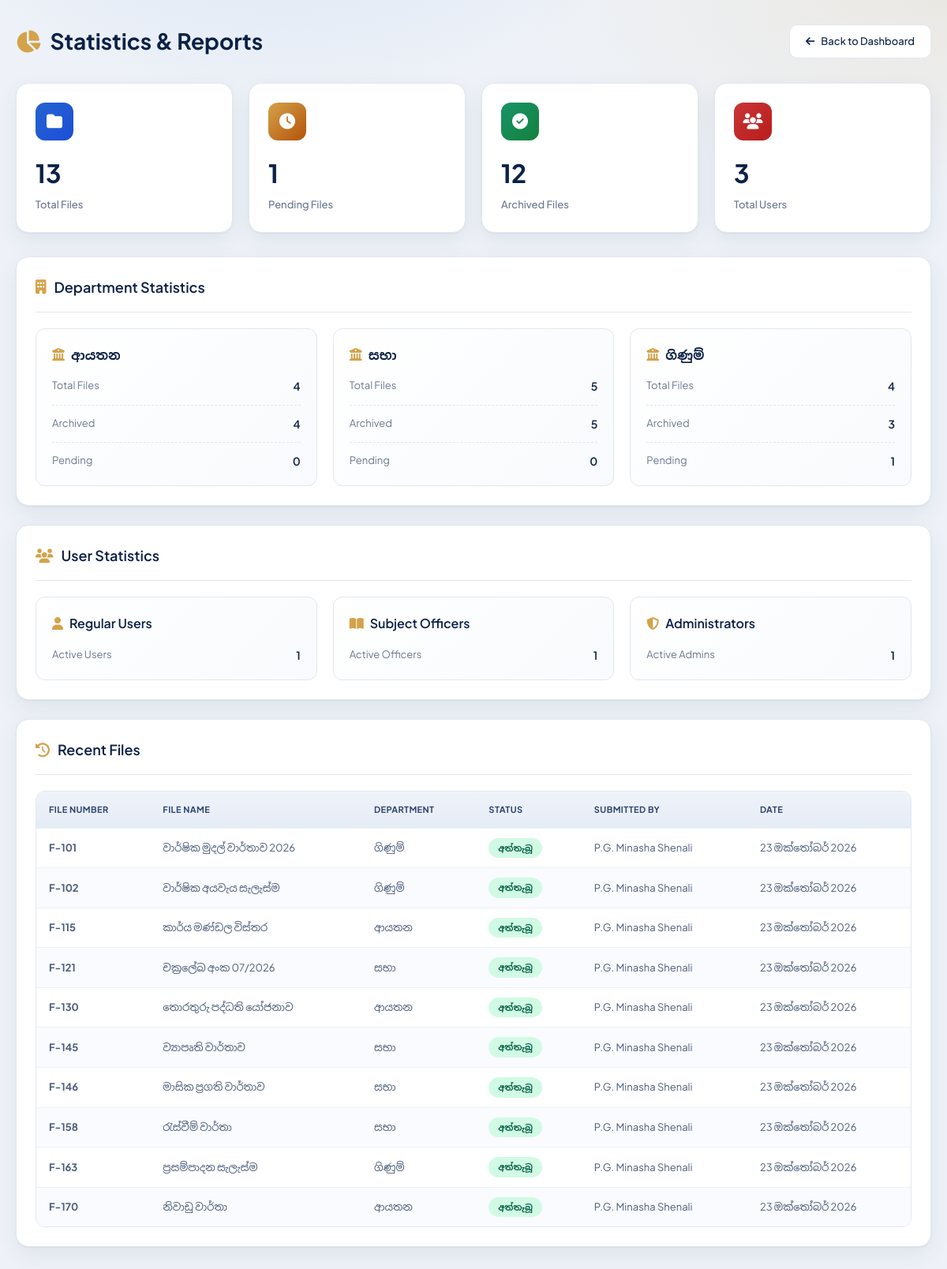
The app's page /statistics.php (signed in) with its own data.
### tables this page shows
CREATE TABLE archive_files (
    id             INT AUTO_INCREMENT PRIMARY KEY,
    submitted_by   INT NOT NULL,
    submit_date    DATE NOT NULL,
    subject_number VARCHAR(40)  NOT NULL,
    subject_no     VARCHAR(40)  NOT NULL,
    department     ENUM('ආයතන','සභා','ගිණුම්') NOT NULL,
    file_number    VARCHAR(60)  NOT NULL,
    file_no        VARCHAR(60)  NOT NULL,
    file_name      VARCHAR(255) NOT NULL,
    start_date     DATE NOT NULL,
    end_date       DATE NOT NULL,
    page_count     INT NOT NULL,
    pages          INT NOT NULL,
    right_side     INT NULL,
    left_side      INT NULL,
    archive_number VARCHAR(60) NULL UNIQUE,
    archive_no     VARCHAR(60) NULL UNIQUE,
    rack_no        VARCHAR(60) NULL,
    status         ENUM('pending','archived','rejected','waiting_approval','active','deleted') NOT NULL DEFAULT 'pending',
    reviewed_by    INT NULL,
    reviewed_at    DATETIME NULL,
    sent_by        INT NULL,
    sent_date      DATETIME NULL,
    approved_by    INT NULL,
    approved_at    DATETIME NULL,
    rejected_at    DATETIME NULL,
    reject_reason  TEXT NULL,
    deleted_at     DATETIME NULL,
    deleted_by     INT NULL,
    delete_reason  TEXT NULL,
    file_path      VARCHAR(500) NULL,
    created_at     TIMESTAMP DEFAULT CURRENT_TIMESTAMP,
    INDEX (department), INDEX (subject_number), INDEX (subject_no), INDEX (status),
    INDEX (archive_number), INDEX (archive_no), INDEX (file_number), INDEX (file_no),
    FOREIGN KEY (submitted_by) REFERENCES users(id),
    FOREIGN KEY (reviewed_by)  REFERENCES users(id),
    FOREIGN KEY (sent_by)      REFERENCES users(id),
    FOREIGN KEY (approved_by)  REFERENCES users(id),
    FOREIGN KEY (deleted_by)   REFERENCES users(id)
);

CREATE TABLE users (
    id             INT AUTO_INCREMENT PRIMARY KEY,
    full_name      VARCHAR(150) NOT NULL,
    name           VARCHAR(150) NULL,
    nic            VARCHAR(15)  NOT NULL UNIQUE,
    email          VARCHAR(150) NOT NULL UNIQUE,
    designation    VARCHAR(120) NOT NULL,
    subject_number VARCHAR(40)  NOT NULL,
    role           ENUM('user','admin','subject') NOT NULL DEFAULT 'user',
    department     ENUM('ආයතන','සභා','ගිණුම්') NOT NULL,
    username       VARCHAR(60)  NOT NULL UNIQUE,
    password_hash  VARCHAR(255) NOT NULL,
    status         ENUM('pending','active','disabled','deleted') NOT NULL DEFAULT 'pending',
    created_at     TIMESTAMP DEFAULT CURRENT_TIMESTAMP,
    deleted_at     DATETIME NULL,
    INDEX (role), INDEX (status), INDEX (department)
);

### config.php (called while the page is built, shortened)
<?php
require_once __DIR__ . '/functions.php';
function e($s) { return htmlspecialchars((string)$s, ENT_QUOTES, 'UTF-8'); }
function require_login(PDO $pdo): array {
    $st = $pdo->prepare('SELECT * FROM users WHERE id = ? AND status = "active"');
    $st->execute([$_SESSION['user_id']]);
    $u = $st->fetch();
    return $u;
}

### functions.php (called while the page is built, shortened)
<?php
require_once __DIR__ . '/config.php';
function get_department_statistics(PDO $pdo, string $department): array {
    $stats = [];
    $stmt = $pdo->prepare("SELECT COUNT(*) FROM archive_files WHERE department = ?");
    $stmt->execute([$department]);
    $stats['total_files'] = $stmt->fetchColumn();
    $stmt = $pdo->prepare("SELECT COUNT(*) FROM archive_files WHERE department = ? AND status = 'archived'");
    $stmt->execute([$department]);
    $stats['archived_files'] = $stmt->fetchColumn();
    $stmt = $pdo->prepare("SELECT COUNT(*) FROM archive_files WHERE department = ? AND status = 'pending'");
    $stmt->execute([$department]);
    $stats['pending_files'] = $stmt->fetchColumn();
    return $stats;
}
function format_sinhala_date(string $date): string {
    $timestamp = strtotime($date);
    $months = [
        1 => 'ජනවාරි', 2 => 'පෙබරවාරි', 3 => 'මාර්තු', 4 => 'අප්‍රේල්',
        5 => 'මැයි', 6 => 'ජූනි', 7 => 'ජූලි', 8 => 'අගෝස්තු',
        9 => 'සැප්තැම්බර්', 10 => 'ඔක්තෝබර්', 11 => 'නොවැම්බර්', 12 => 'දෙසැම්බර්'
    ];
    $day = date('d', $timestamp);
    $month = $months[date('n', $timestamp)];
    $year = date('Y', $timestamp);
    return "$day $month $year";
}
function translate_status(string $status): string {
    $translations = [
        'pending' => 'පිරික්සීමට',
        'archived' => 'අත්තැබූ',
        'rejected' => 'ප්‍රතික්ෂේපිත',
        'active' => 'සක්‍රීය',
        'disabled' => 'අක්‍රීය'
    ];
    return $translations[$status] ?? $status;
}

### statistics.php (the view, shortened to what this page needs)
<?php
require_once __DIR__ . '/config.php';
$user = require_login($pdo);
$stats = get_statistics($pdo);
$dept_stats = [];
foreach (DEPARTMENTS as $dept) {
    $dept_stats[$dept] = get_department_statistics($pdo, $dept);
}
$recent_files = $pdo->query(
    "SELECT af.*, u.full_name as submitted_by_name
     FROM archive_files af
     LEFT JOIN users u ON af.submitted_by = u.id
     ORDER BY af.created_at DESC
     LIMIT 10"
)->fetchAll();
?>
<!DOCTYPE html>
<html lang="en">
<head>
<link rel="stylesheet" href="https://cdnjs.cloudflare.com/ajax/libs/font-awesome/6.5.2/css/all.min.css">
</head>
<body>
<div class="container">
    <div class="header">
        <h1><i class="fa-solid fa-chart-pie" style="color:var(--gold);margin-right:12px"></i>Statistics & Reports</h1>
        <a href="<?= ROLE_PAGES[$user['role']] ?>" class="back-btn">
            <i class="fa-solid fa-arrow-left"></i>Back to Dashboard
        </a>
    </div>
    <div class="stats-grid">
        <div class="stat-card">
            <div class="stat-icon blue"><i class="fa-solid fa-folder"></i></div>
            <div class="stat-value"><?= $stats['total_files'] ?></div>
            <div class="stat-label">Total Files</div>
        </div>
        <div class="stat-card">
            <div class="stat-icon gold"><i class="fa-solid fa-clock"></i></div>
            <div class="stat-value"><?= $stats['pending_files'] ?></div>
            <div class="stat-label">Pending Files</div>
        </div>
        <div class="stat-card">
            <div class="stat-icon green"><i class="fa-solid fa-check-circle"></i></div>
            <div class="stat-value"><?= $stats['archived_files'] ?></div>
            <div class="stat-label">Archived Files</div>
        </div>
        <div class="stat-card">
            <div class="stat-icon red"><i class="fa-solid fa-users"></i></div>
            <div class="stat-value"><?= $stats['total_users'] ?></div>
            <div class="stat-label">Total Users</div>
        </div>
    </div>
    <div class="section">
        <div class="section-header">
            <h2><i class="fa-solid fa-building"></i>Department Statistics</h2>
        </div>
        <div class="dept-grid">
            <?php foreach ($dept_stats as $dept => $dstat): ?>
                <div class="dept-card">
                    <h3><i class="fa-solid fa-building-columns"></i><?= e($dept) ?></h3>
                    <div class="dept-stat">
                        <span class="dept-stat-label">Total Files</span>
                        <span class="dept-stat-value"><?= $dstat['total_files'] ?></span>
                    </div>
                    <div class="dept-stat">
                        <span class="dept-stat-label">Archived</span>
                        <span class="dept-stat-value"><?= $dstat['archived_files'] ?></span>
                    </div>
                    <div class="dept-stat">
                        <span class="dept-stat-label">Pending</span>
                        <span class="dept-stat-value"><?= $dstat['pending_files'] ?></span>
                    </div>
                </div>
            <?php endforeach; ?>
        </div>
    </div>
    <div class="section">
        <div class="section-header">
            <h2><i class="fa-solid fa-users"></i>User Statistics</h2>
        </div>
        <div class="dept-grid">
            <div class="dept-card">
                <h3><i class="fa-solid fa-user"></i>Regular Users</h3>
                <div class="dept-stat">
                    <span class="dept-stat-label">Active Users</span>
                    <span class="dept-stat-value"><?= $stats['users_by_role']['user'] ?></span>
                </div>
            </div>
            <div class="dept-card">
                <h3><i class="fa-solid fa-book-open"></i>Subject Officers</h3>
                <div class="dept-stat">
                    <span class="dept-stat-label">Active Officers</span>
                    <span class="dept-stat-value"><?= $stats['users_by_role']['subject'] ?></span>
                </div>
            </div>
            <div class="dept-card">
                <h3><i class="fa-solid fa-shield-halved"></i>Administrators</h3>
                <div class="dept-stat">
                    <span class="dept-stat-label">Active Admins</span>
                    <span class="dept-stat-value"><?= $stats['users_by_role']['admin'] ?></span>
                </div>
            </div>
        </div>
    </div>
    <div class="section">
        <div class="section-header">
            <h2><i class="fa-solid fa-clock-rotate-left"></i>Recent Files</h2>
        </div>
        <div class="table-wrapper">
            <table>
                <thead>
                    <tr>
                        <th>File Number</th>
                        <th>File Name</th>
                        <th>Department</th>
                        <th>Status</th>
                        <th>Submitted By</th>
                        <th>Date</th>
                    </tr>
                </thead>
                <tbody>
                    <?php foreach ($recent_files as $file): ?>
                        <tr>
                            <td><strong><?= e($file['file_number']) ?></strong></td>
                            <td><?= e($file['file_name']) ?></td>
                            <td><?= e($file['department']) ?></td>
                            <td>
                                <span class="status-badge status-<?= $file['status'] ?>">
                                    <?= translate_status($file['status']) ?>
                                </span>
                            </td>
                            <td><?= e($file['submitted_by_name'] ?? 'Unknown') ?></td>
                            <td><?= format_sinhala_date($file['created_at']) ?></td>
                        </tr>
                    <?php endforeach; ?>
                </tbody>
            </table>
        </div>
    </div>
</div>
</body>
</html>

### statistics.php (style rules this page uses)
:root { --ink:#14233d; --navy:#0b2146; --navy-2:#16386a; --gold:#d4a24a; --gold-2:#f0cf8a; --bg:#eef2f8; --card:#fff; --line:#e1e7f1; --muted:#6a7890; --blue:#2563d0; --red:#c93636; --green:#17946a; --shadow:0 1px 2px rgba(16,37,71,.05),0 10px 28px rgba(16,37,71,.07); --fs-xs:11px; --fs-sm:12px; --fs-md:13px; --fs-lg:14px; --fs-xl:17px; }
* { margin:0;padding:0;box-sizing:border-box }
body { font-family:'Plus Jakarta Sans','Noto Sans Sinhala',sans-serif;font-size:var(--fs-md);line-height:1.6;color:var(--ink);min-height:100vh; background:radial-gradient(900px 420px at 100% 0,rgba(212,162,74,.12),transparent 60%),radial-gradient(800px 500px at 30% -10%,rgba(37,99,208,.10),transparent 60%),var(--bg) }
.container { max-width:1400px;margin:0 auto;padding:30px 20px }
.header { display:flex;align-items:center;justify-content:space-between;margin-bottom:30px }
.header h1 { font-size:28px;font-weight:700;color:var(--navy) }
.back-btn { display:flex;align-items:center;gap:8px;padding:10px 20px;background:#fff;border:1px solid var(--line);border-radius:10px;text-decoration:none;color:var(--navy);font-weight:500;transition:.2s }
.stats-grid { display:grid;grid-template-columns:repeat(4,1fr);gap:20px;margin-bottom:30px }
.stat-card { background:var(--card);border-radius:16px;box-shadow:var(--shadow);padding:24px;border:1px solid var(--line);transition:.2s }
.stat-icon { width:48px;height:48px;border-radius:12px;display:grid;place-items:center;margin-bottom:16px;font-size:20px }
.stat-icon.blue { background:linear-gradient(135deg,var(--blue),#1d4ed8);color:#fff }
.stat-icon.green { background:linear-gradient(135deg,var(--green),#15803d);color:#fff }
.stat-icon.gold { background:linear-gradient(135deg,var(--gold),#b45309);color:#fff }
.stat-icon.red { background:linear-gradient(135deg,var(--red),#b91c1c);color:#fff }
.stat-value { font-size:32px;font-weight:700;color:var(--navy);margin-bottom:4px }
.stat-label { font-size:13px;color:var(--muted);font-weight:500 }
.section { background:var(--card);border-radius:16px;box-shadow:var(--shadow);padding:24px;border:1px solid var(--line);margin-bottom:24px }
.section-header { display:flex;align-items:center;justify-content:space-between;margin-bottom:20px;padding-bottom:16px;border-bottom:1px solid var(--line) }
.section-header h2 { font-size:18px;font-weight:600;color:var(--navy);display:flex;align-items:center;gap:10px }
.section-header h2 i { color:var(--gold) }
.dept-grid { display:grid;grid-template-columns:repeat(3,1fr);gap:20px }
.dept-card { background:linear-gradient(135deg,#fff,#f8fafd);border:1px solid var(--line);border-radius:12px;padding:20px }
.dept-card h3 { font-size:16px;font-weight:600;color:var(--navy);margin-bottom:16px;display:flex;align-items:center;gap:8px }
.dept-card h3 i { color:var(--gold) }
.dept-stat { display:flex;justify-content:space-between;margin-bottom:12px;padding-bottom:12px;border-bottom:1px dashed var(--line) }
.dept-stat:last-child { border-bottom:none;margin-bottom:0;padding-bottom:0 }
.dept-stat-label { font-size:13px;color:var(--muted) }
.dept-stat-value { font-size:14px;font-weight:600;color:var(--navy) }
.table-wrapper { overflow-x:auto;border-radius:12px;border:1px solid var(--line) }
table { width:100%;border-collapse:collapse;white-space:nowrap }
thead { background:linear-gradient(180deg,#eff3fa,#e6ecf6) }
th { text-align:left;padding:14px 16px;color:#2f4570;font-size:11px;font-weight:700;letter-spacing:.4px;text-transform:uppercase }
td { padding:12px 16px;color:#4b5d7c;border-top:1px solid #edf1f6;font-size:13px }
tbody tr:nth-child(even) { background:#fafbfe }
.status-badge { display:inline-flex;align-items:center;gap:6px;padding:4px 12px;border-radius:20px;font-size:11px;font-weight:600 }
.status-archived { background:#d1fae5;color:#065f46 }

### records on screen
archive_files: approved_by "1", dept "ගිණුම්", id "4", archived_files "3", file_number "F-121", file_name "චක්‍රලේඛ අංක 07/2026", department "සභා", submitted_by.full_name "P.G. Minasha Shenali", created_at "23 ඔක්තෝබර් 2026"
archive_files: file_number "F-101", file_name "වාර්ෂික මුදල් වාර්තාව 2026", department "ගිණුම්", submitted_by.full_name "P.G. Minasha Shenali", created_at "23 ඔක්තෝබර් 2026"
archive_files: file_number "F-102", file_name "වාර්ෂික අයවැය සැලැස්ම", department "ගිණුම්", submitted_by.full_name "P.G. Minasha Shenali", created_at "23 ඔක්තෝබර් 2026"
archive_files: file_number "F-115", file_name "කාර්ය මණ්ඩල විස්තර", department "ආයතන", submitted_by.full_name "P.G. Minasha Shenali", created_at "23 ඔක්තෝබර් 2026"
archive_files: file_number "F-130", file_name "තොරතුරු පද්ධති යෝජනාව", department "ආයතන", submitted_by.full_name "P.G. Minasha Shenali", created_at "23 ඔක්තෝබර් 2026"
archive_files: file_number "F-145", file_name "ව්‍යාපෘති වාර්තාව", department "සභා", submitted_by.full_name "P.G. Minasha Shenali", created_at "23 ඔක්තෝබර් 2026"
archive_files: file_number "F-146", file_name "මාසික ප්‍රගති වාර්තාව", department "සභා", submitted_by.full_name "P.G. Minasha Shenali", created_at "23 ඔක්තෝබර් 2026"
archive_files: file_number "F-158", file_name "රැස්වීම් වාර්තා", department "සභා", submitted_by.full_name "P.G. Minasha Shenali", created_at "23 ඔක්තෝබර් 2026"
archive_files: file_number "F-163", file_name "ප්‍රසම්පාදන සැලැස්ම", department "ගිණුම්", submitted_by.full_name "P.G. Minasha Shenali", created_at "23 ඔක්තෝබර් 2026"
archive_files: file_number "F-170", file_name "නිවාඩු වාර්තා", department "ආයතන", submitted_by.full_name "P.G. Minasha Shenali", created_at "23 ඔක්තෝබර් 2026"

### other values on screen
$stats['total_files'] "13"
$stats['archived_files'] "12"
$stats['total_users'] "3"
$dept "ආයතන"
$dstat['total_files'] "4"
$dstat['archived_files'] "4"
$dstat['pending_files'] "0"
$dept "සභා"
$dstat['total_files'] "5"
$dstat['archived_files'] "5"
$stats['users_by_role']['user'] "1"
$stats['users_by_role']['subject'] "1"
$stats['users_by_role']['admin'] "1"
